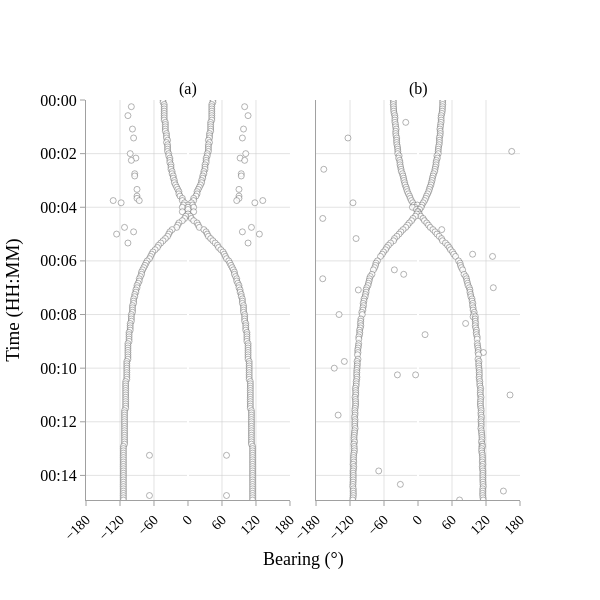

Source (notebook cell):
### Code cell
fig = make_subplots(
    rows=1, cols=2, shared_xaxes=True, shared_yaxes=True, horizontal_spacing=0.06,
    subplot_titles=["(a)", "(b)"]
)

fig.add_trace(
    go.Scatter(
        x=det_x,
        y=det_y,
        mode="markers",
        name="Detection",
        showlegend=False,
        marker=dict(
            size=6,
            line=dict(width=0.5),
            color="white",
            opacity=0.8,
        ),
        hovertemplate="Bearing: %{x:.1f}°<br>Time: %{y|%H:%M:%S}<extra></extra>",
    ),
    row=1, col=1
)

ss_det_x = []
ss_det_y = []

for t, detection_set in stone_soup_detections:
    for detection in detection_set:
        ss_det_x.append(np.rad2deg(detection.state_vector[0]))
        ss_det_y.append(t)

fig.add_trace(
    go.Scatter(
        x=ss_det_x,
        y=ss_det_y,
        mode="markers",
        name="Detection",
        showlegend=True,
        marker=dict(
            size=6,
            line=dict(width=0.5),
            color="white",
            opacity=0.8,
        ),
        hovertemplate="Bearing: %{x:.1f}°<br>Time: %{y|%H:%M:%S}<extra></extra>",
    ),
    row=1, col=2
)

fig.update_xaxes(
    range=[-180, 180],
    tickmode="linear",
    tick0=-180,
    dtick=60,
    tickangle=-45,
    tickfont=dict(size=14),
    ticks="outside",
    tickcolor="rgba(160, 160, 160, 1.0)",
    showgrid=True,
    gridcolor="rgba(200, 200, 200, 0.5)",
    showline=True,
    linecolor="rgba(160, 160, 160, 1.0)",
)
fig.add_annotation(
    text="Bearing (°)",
    xref="paper", yref="paper",
    x=0.5,
    y=-0.18,
    showarrow=False,
    font=dict(family="Times New Roman", size=18, color="black")
)

fig.update_yaxes(
    range=[timesteps[-1], timesteps[0]],
    tickformat="%H:%M",
    tickfont=dict(size=16),
    ticks="outside",
    tickcolor="rgba(160, 160, 160, 1.0)",
    showgrid=True,
    gridcolor="rgba(200, 200, 200, 0.5)",
    showline=True,
    linewidth=1,
    linecolor="rgba(160, 160, 160, 1.0)",
    autorange=False,
    title="Time (HH:MM)"
)
fig.update_yaxes(title="", ticks="", showticklabels=False, col=2)

fig.update_layout(
    width=600,
    height=600,
    margin=dict(b=100),
    font=dict(family="Times New Roman", size=16, color="black"),
    showlegend=False,
    legend=dict(
        x=1.0,
        y=1.02,
        xanchor="right",
        yanchor="bottom",
        bgcolor="rgba(255,255,255,0.0)",
        borderwidth=0,
        orientation="h"
    ),
    plot_bgcolor="white",
    paper_bgcolor="white",
)

fig.show()

fig.write_image("figs/st_plugin_vs_ss.pdf", scale=1, width=600, height=600)

### Figure 1 — Plotly figure (JSON) as saved in the notebook; plotly's stock layout.template omitted (floating-point values rounded to 4 significant figures; data arrays with more than 128 entries replaced by an {"elided": "..."} marker saying what was removed)
{"data": [{"hovertemplate": "Bearing: %{x:.1f}°<br>Time: %{y|%H:%M:%S}<extra></extra>", "marker": {"color": "white", "line": {"width": 0.5}, "opacity": 0.8, "size": 6}, "mode": "markers", "name": "Detection", "showlegend": false, "type": "scatter", "x": {"elided": "402 float values"}, "xaxis": "x", "y": {"elided": "402 str values"}, "yaxis": "y"}, {"hovertemplate": "Bearing: %{x:.1f}°<br>Time: %{y|%H:%M:%S}<extra></extra>", "marker": {"color": "white", "line": {"width": 0.5}, "opacity": 0.8, "size": 6}, "mode": "markers", "name": "Detection", "showlegend": true, "type": "scatter", "x": {"elided": "384 float values"}, "xaxis": "x2", "y": {"elided": "384 str values"}, "yaxis": "y2"}], "layout": {"annotations": [{"font": {"size": 16}, "showarrow": false, "text": "(a)", "x": 0.235, "xanchor": "center", "xref": "paper", "y": 1, "yanchor": "bottom", "yref": "paper"}, {"font": {"size": 16}, "showarrow": false, "text": "(b)", "x": 0.765, "xanchor": "center", "xref": "paper", "y": 1, "yanchor": "bottom", "yref": "paper"}, {"font": {"color": "black", "family": "Times New Roman", "size": 18}, "showarrow": false, "text": "Bearing (°)", "x": 0.5, "xref": "paper", "y": -0.18, "yref": "paper"}], "font": {"color": "black", "family": "Times New Roman", "size": 16}, "height": 600, "legend": {"bgcolor": "rgba(255,255,255,0.0)", "borderwidth": 0, "orientation": "h", "x": 1, "xanchor": "right", "y": 1.02, "yanchor": "bottom"}, "margin": {"b": 100}, "paper_bgcolor": "white", "plot_bgcolor": "white", "showlegend": false, "width": 600, "xaxis": {"anchor": "y", "domain": [0, 0.47], "dtick": 60, "gridcolor": "rgba(200, 200, 200, 0.5)", "linecolor": "rgba(160, 160, 160, 1.0)", "range": [-180, 180], "showgrid": true, "showline": true, "tick0": -180, "tickangle": -45, "tickcolor": "rgba(160, 160, 160, 1.0)", "tickfont": {"size": 14}, "tickmode": "linear", "ticks": "outside"}, "xaxis2": {"anchor": "y2", "domain": [0.53, 1], "dtick": 60, "gridcolor": "rgba(200, 200, 200, 0.5)", "linecolor": "rgba(160, 160, 160, 1.0)", "range": [-180, 180], "showgrid": true, "showline": true, "tick0": -180, "tickangle": -45, "tickcolor": "rgba(160, 160, 160, 1.0)", "tickfont": {"size": 14}, "tickmode": "linear", "ticks": "outside"}, "yaxis": {"anchor": "x", "autorange": false, "domain": [0, 1], "gridcolor": "rgba(200, 200, 200, 0.5)", "linecolor": "rgba(160, 160, 160, 1.0)", "linewidth": 1, "range": ["2026-02-10T00:14:55", "2026-02-10T00:00:00"], "showgrid": true, "showline": true, "tickcolor": "rgba(160, 160, 160, 1.0)", "tickfont": {"size": 16}, "tickformat": "%H:%M", "ticks": "outside", "title": {"text": "Time (HH:MM)"}}, "yaxis2": {"anchor": "x2", "autorange": false, "domain": [0, 1], "gridcolor": "rgba(200, 200, 200, 0.5)", "linecolor": "rgba(160, 160, 160, 1.0)", "linewidth": 1, "matches": "y", "range": ["2026-02-10T00:14:55", "2026-02-10T00:00:00"], "showgrid": true, "showline": true, "showticklabels": false, "tickcolor": "rgba(160, 160, 160, 1.0)", "tickfont": {"size": 16}, "tickformat": "%H:%M", "ticks": "", "title": {"text": ""}}}}
